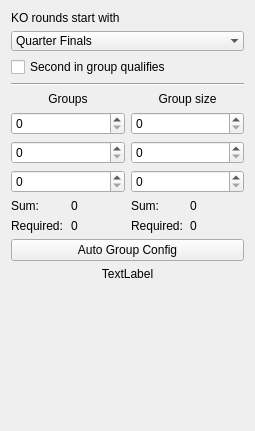
<?xml version="1.0" encoding="UTF-8"?>
<ui version="4.0">
 <class>GroupConfigWidget</class>
 <widget class="QWidget" name="GroupConfigWidget">
  <property name="geometry">
   <rect>
    <x>0</x>
    <y>0</y>
    <width>255</width>
    <height>431</height>
   </rect>
  </property>
  <property name="windowTitle">
   <string>GroupConfigWidget</string>
  </property>
  <layout class="QVBoxLayout" name="verticalLayout_2">
   <item>
    <layout class="QVBoxLayout" name="verticalLayout">
     <item>
      <layout class="QHBoxLayout" name="horizontalLayout">
       <item>
        <layout class="QVBoxLayout" name="verticalLayout_3">
         <item>
          <widget class="QLabel" name="label">
           <property name="text">
            <string>KO rounds start with</string>
           </property>
          </widget>
         </item>
         <item>
          <widget class="QComboBox" name="cbKOStart">
           <property name="editable">
            <bool>false</bool>
           </property>
           <property name="currentIndex">
            <number>2</number>
           </property>
           <property name="frame">
            <bool>false</bool>
           </property>
           <item>
            <property name="text">
             <string>Final</string>
            </property>
           </item>
           <item>
            <property name="text">
             <string>Semi Finals</string>
            </property>
           </item>
           <item>
            <property name="text">
             <string>Quarter Finals</string>
            </property>
           </item>
           <item>
            <property name="text">
             <string>Round of 16</string>
            </property>
           </item>
          </widget>
         </item>
         <item alignment="Qt::AlignVCenter">
          <widget class="QCheckBox" name="cbSecondSurvives">
           <property name="text">
            <string>Second in group qualifies</string>
           </property>
          </widget>
         </item>
        </layout>
       </item>
      </layout>
     </item>
     <item>
      <widget class="Line" name="line">
       <property name="orientation">
        <enum>Qt::Horizontal</enum>
       </property>
      </widget>
     </item>
     <item>
      <layout class="QHBoxLayout" name="horizontalLayout_7">
       <item>
        <widget class="QLabel" name="label_2">
         <property name="text">
          <string>Groups</string>
         </property>
         <property name="alignment">
          <set>Qt::AlignCenter</set>
         </property>
        </widget>
       </item>
       <item>
        <widget class="QLabel" name="label_10">
         <property name="text">
          <string>Group size</string>
         </property>
         <property name="alignment">
          <set>Qt::AlignCenter</set>
         </property>
        </widget>
       </item>
      </layout>
     </item>
     <item>
      <layout class="QHBoxLayout" name="horizontalLayout_2">
       <item>
        <widget class="QSpinBox" name="spGroupCount1"/>
       </item>
       <item>
        <widget class="QSpinBox" name="spGroupSize1"/>
       </item>
      </layout>
     </item>
     <item>
      <layout class="QHBoxLayout" name="horizontalLayout_4">
       <item>
        <widget class="QSpinBox" name="spGroupCount2"/>
       </item>
       <item>
        <widget class="QSpinBox" name="spGroupSize2"/>
       </item>
      </layout>
     </item>
     <item>
      <layout class="QHBoxLayout" name="horizontalLayout_5">
       <item>
        <widget class="QSpinBox" name="spGroupCount3"/>
       </item>
       <item>
        <widget class="QSpinBox" name="spGroupSize3"/>
       </item>
      </layout>
     </item>
     <item>
      <layout class="QGridLayout" name="gridLayout">
       <item row="0" column="1">
        <widget class="QLabel" name="laTotalGroups">
         <property name="text">
          <string>0</string>
         </property>
        </widget>
       </item>
       <item row="0" column="2">
        <widget class="QLabel" name="label_7">
         <property name="text">
          <string>Sum:</string>
         </property>
        </widget>
       </item>
       <item row="3" column="1">
        <widget class="QLabel" name="laReqGroupCount">
         <property name="text">
          <string>0</string>
         </property>
        </widget>
       </item>
       <item row="3" column="0">
        <widget class="QLabel" name="label_3">
         <property name="text">
          <string>Required:</string>
         </property>
        </widget>
       </item>
       <item row="0" column="0">
        <widget class="QLabel" name="label_6">
         <property name="text">
          <string>Sum:</string>
         </property>
        </widget>
       </item>
       <item row="0" column="3">
        <widget class="QLabel" name="laTotalPlayers">
         <property name="text">
          <string>0</string>
         </property>
        </widget>
       </item>
       <item row="3" column="2">
        <widget class="QLabel" name="label_9">
         <property name="text">
          <string>Required:</string>
         </property>
        </widget>
       </item>
       <item row="3" column="3">
        <widget class="QLabel" name="laReqPlayerCount">
         <property name="text">
          <string>0</string>
         </property>
        </widget>
       </item>
      </layout>
     </item>
     <item>
      <layout class="QHBoxLayout" name="horizontalLayout_6">
       <item>
        <widget class="QPushButton" name="btnAutoConf">
         <property name="text">
          <string>Auto Group Config</string>
         </property>
        </widget>
       </item>
      </layout>
     </item>
     <item>
      <widget class="QLabel" name="laValidity">
       <property name="text">
        <string>TextLabel</string>
       </property>
       <property name="alignment">
        <set>Qt::AlignCenter</set>
       </property>
      </widget>
     </item>
     <item>
      <spacer name="verticalSpacer">
       <property name="orientation">
        <enum>Qt::Vertical</enum>
       </property>
       <property name="sizeHint" stdset="0">
        <size>
         <width>20</width>
         <height>40</height>
        </size>
       </property>
      </spacer>
     </item>
    </layout>
   </item>
  </layout>
 </widget>
 <resources/>
 <connections>
  <connection>
   <sender>cbKOStart</sender>
   <signal>currentIndexChanged(int)</signal>
   <receiver>GroupConfigWidget</receiver>
   <slot>onStartLevelChanged(int)</slot>
   <hints>
    <hint type="sourcelabel">
     <x>127</x>
     <y>48</y>
    </hint>
    <hint type="destinationlabel">
     <x>127</x>
     <y>215</y>
    </hint>
   </hints>
  </connection>
  <connection>
   <sender>cbSecondSurvives</sender>
   <signal>clicked()</signal>
   <receiver>GroupConfigWidget</receiver>
   <slot>onSecondSurvivesChanged()</slot>
   <hints>
    <hint type="sourcelabel">
     <x>127</x>
     <y>78</y>
    </hint>
    <hint type="destinationlabel">
     <x>127</x>
     <y>215</y>
    </hint>
   </hints>
  </connection>
  <connection>
   <sender>spGroupCount1</sender>
   <signal>valueChanged(int)</signal>
   <receiver>GroupConfigWidget</receiver>
   <slot>onSpinBoxGroupCount1Changed(int)</slot>
   <hints>
    <hint type="sourcelabel">
     <x>67</x>
     <y>146</y>
    </hint>
    <hint type="destinationlabel">
     <x>127</x>
     <y>215</y>
    </hint>
   </hints>
  </connection>
  <connection>
   <sender>spGroupCount2</sender>
   <signal>valueChanged(int)</signal>
   <receiver>GroupConfigWidget</receiver>
   <slot>onSpinBoxGroupCount2Changed(int)</slot>
   <hints>
    <hint type="sourcelabel">
     <x>67</x>
     <y>181</y>
    </hint>
    <hint type="destinationlabel">
     <x>127</x>
     <y>215</y>
    </hint>
   </hints>
  </connection>
  <connection>
   <sender>spGroupCount3</sender>
   <signal>valueChanged(int)</signal>
   <receiver>GroupConfigWidget</receiver>
   <slot>onSpinBoxGroupCount3Changed(int)</slot>
   <hints>
    <hint type="sourcelabel">
     <x>67</x>
     <y>216</y>
    </hint>
    <hint type="destinationlabel">
     <x>127</x>
     <y>215</y>
    </hint>
   </hints>
  </connection>
  <connection>
   <sender>spGroupSize1</sender>
   <signal>valueChanged(int)</signal>
   <receiver>GroupConfigWidget</receiver>
   <slot>onSpinBoxGroupSize1Changed(int)</slot>
   <hints>
    <hint type="sourcelabel">
     <x>187</x>
     <y>146</y>
    </hint>
    <hint type="destinationlabel">
     <x>127</x>
     <y>215</y>
    </hint>
   </hints>
  </connection>
  <connection>
   <sender>spGroupSize3</sender>
   <signal>valueChanged(int)</signal>
   <receiver>GroupConfigWidget</receiver>
   <slot>onSpinBoxGroupSize3Changed(int)</slot>
   <hints>
    <hint type="sourcelabel">
     <x>187</x>
     <y>216</y>
    </hint>
    <hint type="destinationlabel">
     <x>127</x>
     <y>215</y>
    </hint>
   </hints>
  </connection>
  <connection>
   <sender>spGroupSize2</sender>
   <signal>valueChanged(int)</signal>
   <receiver>GroupConfigWidget</receiver>
   <slot>onSpinBoxGroupSize2Changed(int)</slot>
   <hints>
    <hint type="sourcelabel">
     <x>187</x>
     <y>181</y>
    </hint>
    <hint type="destinationlabel">
     <x>127</x>
     <y>215</y>
    </hint>
   </hints>
  </connection>
 </connections>
 <slots>
  <slot>onStartLevelChanged(int)</slot>
  <slot>onSecondSurvivesChanged()</slot>
  <slot>onSpinBoxGroupCount1Changed(int)</slot>
  <slot>onSpinBoxGroupCount2Changed(int)</slot>
  <slot>onSpinBoxGroupCount3Changed(int)</slot>
  <slot>onSpinBoxGroupSize1Changed(int)</slot>
  <slot>onSpinBoxGroupSize2Changed(int)</slot>
  <slot>onSpinBoxGroupSize3Changed(int)</slot>
 </slots>
</ui>
